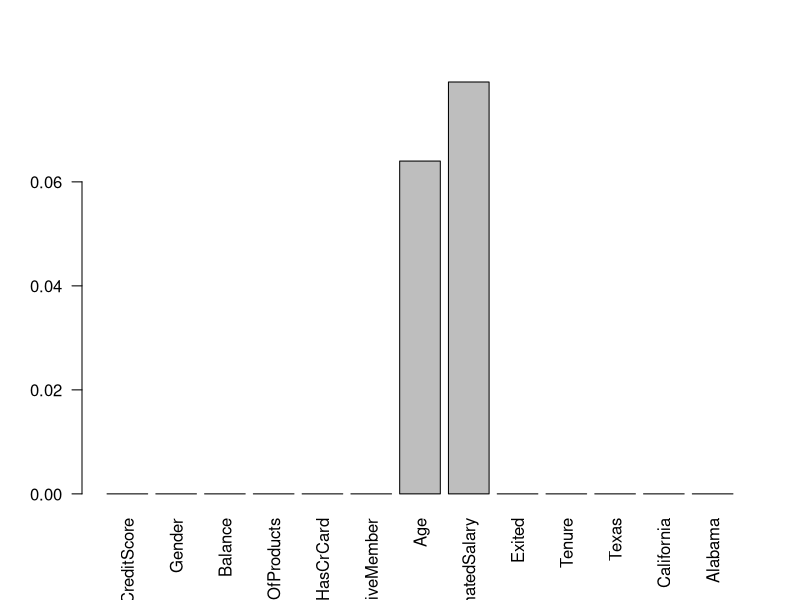

Write R code to recreate this figure. (Note: this script raises an error after producing the figure.)
## ---- chunk 1
knitr::opts_chunk$set(echo = TRUE)
## ---- chunk 2
rm(list = ls())
## ---- chunk 3
library(mice)
library(GGally)
library(caret)
library(randomForest)
library(dplyr)
## ---- chunk 4
set.seed(123)
pre_data = read.csv("df_estados_bank.csv")
## ---- chunk 5
summary(pre_data)
## ---- chunk 6
pre_data = pre_data[,4:15]
## ---- chunk 7
pre_data = pre_data[,-10]
## ---- chunk 8
pre_data$Geography = as.factor(pre_data$Geography)
str(pre_data$Geography)
levels(pre_data$Geography)
## ---- chunk 9
pre_data$Texas = ifelse(pre_data$Geography == "Texas", 1, 0)
pre_data$California = ifelse(pre_data$Geography == "California", 1, 0)
pre_data$Alabama = ifelse(pre_data$Geography == "Alabama", 1, 0)

head(pre_data[c("Geography", "Alabama", "California", "Texas")])
#removing geography
pre_data = subset(pre_data, select = -c(Geography))
## ---- chunk 10
barplot(colMeans(is.na(pre_data)), las=2)
## ---- chunk 11
clean = mice(pre_data, method = "rf", m = 5)
data = complete(clean)
## ---- chunk 12
data$Gender = as.factor(data$Gender)
levels(data$Gender)
data_num = data[,-c(2, 8)]
data_num$Gender = as.numeric(data$Gender) - 1 # 0 for female and 1 for male
## ---- chunk 13
R = cor(data_num)
ggcorr(data_num, label = T)
## ---- chunk 14
#Convert Gender to Factor
data$Gender = as.factor(data$Gender)

#Convert Exited to Factor
data$Exited = as.factor(data$Exited)

#Convert Numerical Categorical Variables to Factors
data$NumOfProducts = as.factor(data$NumOfProducts)
data$HasCrCard = as.factor(data$HasCrCard)
data$IsActiveMember = as.factor(data$IsActiveMember)
data$Tenure = as.factor(data$Tenure)

#Check the final structure
str(data)
## ---- chunk 15
train_index = createDataPartition(data$Exited, p = 0.7, list = FALSE)

# Split the data
train_data = data[train_index, ]
test_data  = data[-train_index, ]

# Display
prop.table(table(train_data$Exited))
prop.table(table(test_data$Exited))
## ---- chunk 16
rf_model = randomForest(
  Exited ~ ., 
  data = train_data, 
  ntree = 500,
  importance = TRUE
)

# Print the model summary
print(rf_model)
## ---- chunk 17
rf_predictions <- predict(rf_model, newdata = test_data)

conf_matrix_rf <- confusionMatrix(rf_predictions, 
                                  test_data$Exited, 
                                  positive = "1")

conf_matrix_rf
## ---- chunk 18
glm_model = glm(Exited ~ ., 
                 data = train_data, 
                 family = binomial(link = "logit"))

summary(glm_model)
## ---- chunk 19
## Evaluation of Logistic Regression Model on Test Set

# 1. Predict probabilities on the test data
# type="response" gives the probability of the positive class (Exited=1)
glm_prob = predict(glm_model, newdata = test_data, type = "response")

# 2. Convert probabilities to class predictions (using default threshold of 0.5)
# This step is standard for generating the confusion matrix.
glm_prediction = factor(ifelse(glm_prob > 0.5, 1, 0), levels = c("0", "1"))

# 3. Create the Confusion Matrix
conf_matrix_glm = confusionMatrix(glm_prediction, 
                                  test_data$Exited, 
                                  positive = "1")

# 4. Print the results
conf_matrix_glm
## ---- chunk 20
## Model Comparison: Reduced Feature Set

# Define the reduced formula based on your feature importance analysis (adjust this list based on your output)
# We will exclude the dummy variables and keep the original factors/numerics
reduced_formula = Exited ~ Age + Balance + NumOfProducts + CreditScore + EstimatedSalary + IsActiveMember + Gender

# 1. Train Reduced Random Forest
rf_reduced = randomForest(
  reduced_formula, 
  data = train_data, 
  ntree = 500,
  importance = TRUE
)

# 2. Evaluate Reduced Random Forest
rf_reduced_pred = predict(rf_reduced, newdata = test_data)
conf_matrix_rf_reduced = confusionMatrix(rf_reduced_pred, 
                                        test_data$Exited, 
                                        positive = "1")


# 3. Train Reduced Logistic Regression
glm_reduced = glm(reduced_formula, 
                 data = train_data, 
                 family = binomial(link = "logit"))

# 4. Evaluate Reduced Logistic Regression
glm_reduced_prob = predict(glm_reduced, newdata = test_data, type = "response")
glm_reduced_pred = factor(ifelse(glm_reduced_prob > 0.5, 1, 0), levels = c("0", "1"))
conf_matrix_glm_reduced = confusionMatrix(glm_reduced_pred, 
                                        test_data$Exited, 
                                        positive = "1")
## ---- chunk 21
## Final Performance Comparison

# Function to extract key metrics (You can define this in your Rmd setup)
extract_metrics = function(conf_matrix, model_name) {
  data.frame(
    Model = model_name,
    Accuracy = conf_matrix$overall['Accuracy'],
    Sensitivity = conf_matrix$byClass['Sensitivity'],
    Specificity = conf_matrix$byClass['Specificity'],
    F1_Score = conf_matrix$byClass['F1']
  )
}

# Combine all results
comparison_table = rbind(
  extract_metrics(conf_matrix_rf, "RF_Full"),
  extract_metrics(conf_matrix_rf_reduced, "RF_Reduced"),
  extract_metrics(conf_matrix_glm, "GLM_Full"),
  extract_metrics(conf_matrix_glm_reduced, "GLM_Reduced")
)

# Print the final comparison table
print(comparison_table)
## ---- chunk 22

## ---- chunk 23

## ---- chunk 24

## ---- chunk 25

## ---- chunk 26

## ---- chunk 27

## ---- chunk 28

## ---- chunk 29

## ---- chunk 30

## ---- chunk 31

